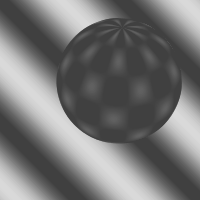
%> input picture Project3/proj3_seq1/sphere2.pgm, 200 x 200 px; the run also reads 4 pictures not shown here
$ octave main_2.m   (GNU Octave 9; MATLAB toolbox functions it lacks are replaced by stand-ins)
%> lines starting %> are read from the running program, lines starting %| are printed output that depends on the picture
### Project3/read_data.m
seq1_frame1 = imread('./proj3_seq1/sphere2.pgm');
%> seq1_frame1 is the input picture: size 200x200 uint8; min 64, max 217, mean 117.8
seq1_frame2 = imread('./proj3_seq1/sphere3.pgm');
seq1_frame3 = imread('./proj3_seq1/sphere4.pgm');
seq1_frame4 = imread('./proj3_seq1/sphere5.pgm');
seq1_frame5 = imread('./proj3_seq1/sphere6.pgm');
seq_1 = seq1_frame1;
seq_1(:,:,2) = seq1_frame2;
seq_1(:,:,3) = seq1_frame3;
seq_1(:,:,4) = seq1_frame4;
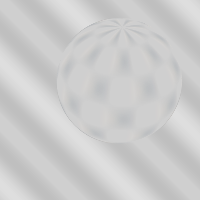
%> seq_1: size 200x200x4 uint8; mean R, G, B, A 117.8, 117.8, 117.8, 117.8; transparent parts drawn white
seq_1(:,:,5) = seq1_frame5;
seq2_frame1 = imread('./proj3_seq2/center1.jpg');
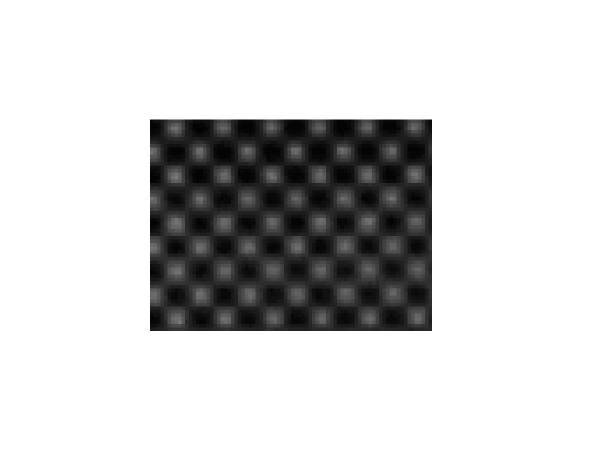
%> input picture Project3/Proj3_seq2/center1.jpg, 1201 x 901 px (shown at 1/2 size)
%> seq2_frame1 is the input picture: size 901x1201x3 uint8; min 0, max 255, mean 208
%> the run ends on the next line
seq2_frame2 = imread('./proj3_seq2/center2.jpg');
seq2_frame3 = imread('./proj3_seq2/center3.jpg');
seq2_frame4 = imread('./proj3_seq2/center4.jpg');
seq2_frame5 = imread('./proj3_seq2/center5.jpg');
seq_2 = seq2_frame1(:,:,1);
seq_2(:,:,2) = seq2_frame2(:,:,1);
seq_2(:,:,3) = seq2_frame3(:,:,1);
seq_2(:,:,4) = seq2_frame4(:,:,1);
seq_2(:,:,5) = seq2_frame5(:,:,1);

### Project3/Qiang Fu homework#6/main_2.m
warning('off');
read_data;
